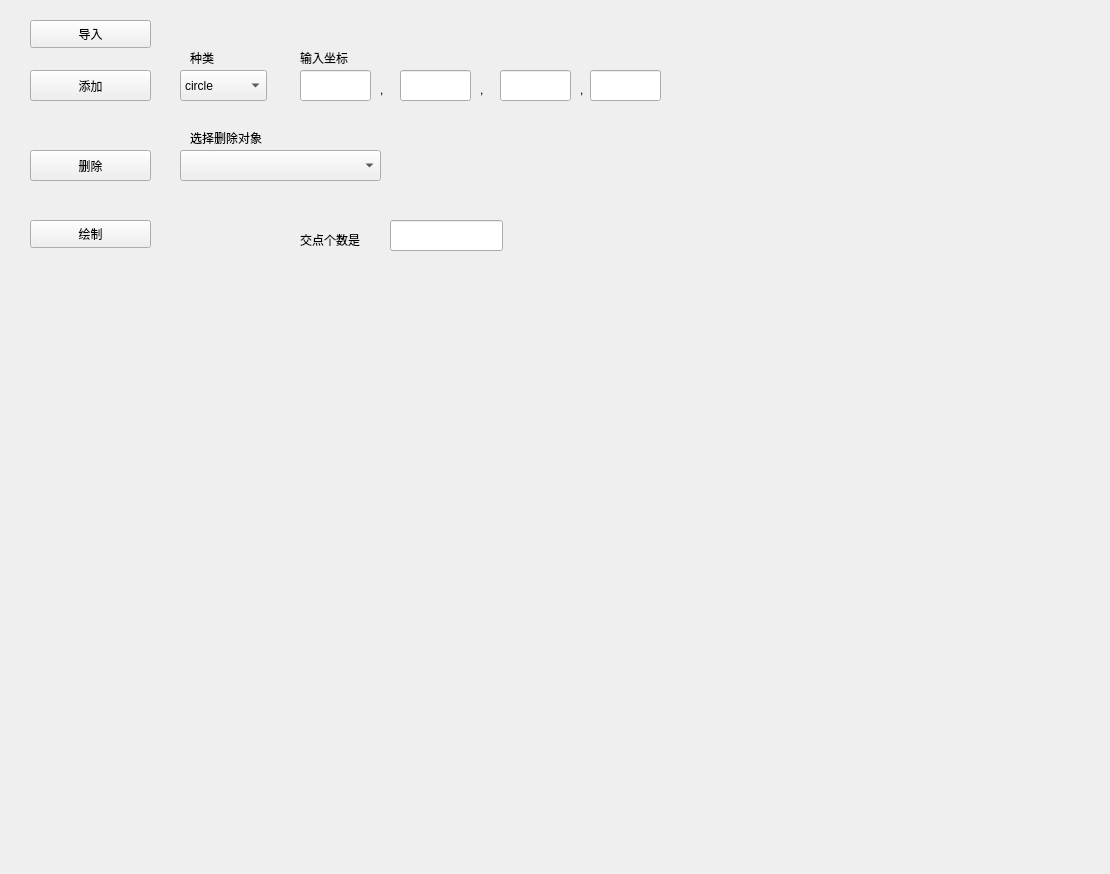
<?xml version="1.0" encoding="UTF-8"?>
<ui version="4.0">
 <class>MyWigetClass</class>
 <widget class="QWidget" name="MyWigetClass">
  <property name="geometry">
   <rect>
    <x>0</x>
    <y>0</y>
    <width>1110</width>
    <height>874</height>
   </rect>
  </property>
  <property name="windowTitle">
   <string>MyWiget</string>
  </property>
  <widget class="QPushButton" name="btn_loadfile">
   <property name="geometry">
    <rect>
     <x>30</x>
     <y>20</y>
     <width>121</width>
     <height>28</height>
    </rect>
   </property>
   <property name="text">
    <string>导入</string>
   </property>
  </widget>
  <widget class="QLabel" name="label">
   <property name="geometry">
    <rect>
     <x>190</x>
     <y>50</y>
     <width>72</width>
     <height>15</height>
    </rect>
   </property>
   <property name="text">
    <string>种类</string>
   </property>
  </widget>
  <widget class="QLabel" name="label_2">
   <property name="geometry">
    <rect>
     <x>300</x>
     <y>50</y>
     <width>101</width>
     <height>16</height>
    </rect>
   </property>
   <property name="text">
    <string>输入坐标</string>
   </property>
  </widget>
  <widget class="QLineEdit" name="lineEdit_ans">
   <property name="geometry">
    <rect>
     <x>390</x>
     <y>220</y>
     <width>113</width>
     <height>31</height>
    </rect>
   </property>
  </widget>
  <widget class="QLabel" name="label_3">
   <property name="geometry">
    <rect>
     <x>300</x>
     <y>230</y>
     <width>121</width>
     <height>20</height>
    </rect>
   </property>
   <property name="text">
    <string>交点个数是</string>
   </property>
  </widget>
  <widget class="QComboBox" name="comboBox_type">
   <property name="geometry">
    <rect>
     <x>180</x>
     <y>70</y>
     <width>87</width>
     <height>31</height>
    </rect>
   </property>
   <item>
    <property name="text">
     <string>circle</string>
    </property>
   </item>
   <item>
    <property name="text">
     <string>line</string>
    </property>
   </item>
   <item>
    <property name="text">
     <string>segment</string>
    </property>
   </item>
   <item>
    <property name="text">
     <string>ray</string>
    </property>
   </item>
  </widget>
  <widget class="QPushButton" name="btn_add">
   <property name="geometry">
    <rect>
     <x>30</x>
     <y>70</y>
     <width>121</width>
     <height>31</height>
    </rect>
   </property>
   <property name="text">
    <string>添加</string>
   </property>
  </widget>
  <widget class="QPushButton" name="btn_delete">
   <property name="geometry">
    <rect>
     <x>30</x>
     <y>150</y>
     <width>121</width>
     <height>31</height>
    </rect>
   </property>
   <property name="text">
    <string>删除</string>
   </property>
  </widget>
  <widget class="QComboBox" name="comboBox_delete">
   <property name="geometry">
    <rect>
     <x>180</x>
     <y>150</y>
     <width>201</width>
     <height>31</height>
    </rect>
   </property>
  </widget>
  <widget class="QLineEdit" name="lineEdit_1">
   <property name="geometry">
    <rect>
     <x>300</x>
     <y>70</y>
     <width>71</width>
     <height>31</height>
    </rect>
   </property>
  </widget>
  <widget class="QLabel" name="label_7">
   <property name="geometry">
    <rect>
     <x>190</x>
     <y>120</y>
     <width>72</width>
     <height>15</height>
    </rect>
   </property>
   <property name="text">
    <string/>
   </property>
  </widget>
  <widget class="QLabel" name="label_8">
   <property name="geometry">
    <rect>
     <x>190</x>
     <y>130</y>
     <width>221</width>
     <height>16</height>
    </rect>
   </property>
   <property name="text">
    <string>选择删除对象</string>
   </property>
  </widget>
  <widget class="QPushButton" name="btn_paint">
   <property name="geometry">
    <rect>
     <x>30</x>
     <y>220</y>
     <width>121</width>
     <height>28</height>
    </rect>
   </property>
   <property name="text">
    <string>绘制</string>
   </property>
  </widget>
  <widget class="QLabel" name="label_5">
   <property name="geometry">
    <rect>
     <x>380</x>
     <y>80</y>
     <width>20</width>
     <height>20</height>
    </rect>
   </property>
   <property name="text">
    <string>,</string>
   </property>
  </widget>
  <widget class="QLabel" name="label_6">
   <property name="geometry">
    <rect>
     <x>480</x>
     <y>80</y>
     <width>20</width>
     <height>20</height>
    </rect>
   </property>
   <property name="text">
    <string>,</string>
   </property>
  </widget>
  <widget class="QLineEdit" name="lineEdit_2">
   <property name="geometry">
    <rect>
     <x>400</x>
     <y>70</y>
     <width>71</width>
     <height>31</height>
    </rect>
   </property>
  </widget>
  <widget class="QLineEdit" name="lineEdit_3">
   <property name="geometry">
    <rect>
     <x>500</x>
     <y>70</y>
     <width>71</width>
     <height>31</height>
    </rect>
   </property>
  </widget>
  <widget class="QLabel" name="label_9">
   <property name="geometry">
    <rect>
     <x>580</x>
     <y>80</y>
     <width>20</width>
     <height>20</height>
    </rect>
   </property>
   <property name="text">
    <string>,</string>
   </property>
  </widget>
  <widget class="QLineEdit" name="lineEdit_4">
   <property name="geometry">
    <rect>
     <x>590</x>
     <y>70</y>
     <width>71</width>
     <height>31</height>
    </rect>
   </property>
  </widget>
 </widget>
 <layoutdefault spacing="6" margin="11"/>
 <resources>
  <include location="MyWiget.qrc"/>
 </resources>
 <connections/>
</ui>
